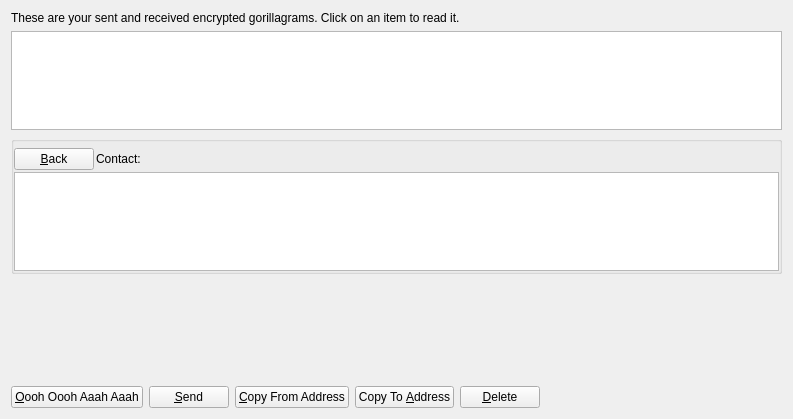
<?xml version="1.0" encoding="UTF-8"?>
<ui version="4.0">
 <class>MessagePage</class>
 <widget class="QWidget" name="MessagePage">
  <property name="geometry">
   <rect>
    <x>0</x>
    <y>0</y>
    <width>793</width>
    <height>419</height>
   </rect>
  </property>
  <property name="windowTitle">
   <string>Address Book</string>
  </property>
  <layout class="QVBoxLayout" name="verticalLayout_2">
   <item>
    <widget class="QLabel" name="labelExplanation">
     <property name="text">
      <string>These are your sent and received encrypted gorillagrams. Click on an item to read it.</string>
     </property>
     <property name="textFormat">
      <enum>Qt::PlainText</enum>
     </property>
     <property name="wordWrap">
      <bool>true</bool>
     </property>
    </widget>
   </item>
   <item>
    <widget class="QTableView" name="tableView">
     <property name="contextMenuPolicy">
      <enum>Qt::CustomContextMenu</enum>
     </property>
     <property name="toolTip">
      <string>Click on a gorillagram to view it</string>
     </property>
     <property name="tabKeyNavigation">
      <bool>false</bool>
     </property>
     <property name="alternatingRowColors">
      <bool>true</bool>
     </property>
     <property name="selectionMode">
      <enum>QAbstractItemView::SingleSelection</enum>
     </property>
     <property name="selectionBehavior">
      <enum>QAbstractItemView::SelectRows</enum>
     </property>
     <property name="sortingEnabled">
      <bool>true</bool>
     </property>
     <attribute name="verticalHeaderVisible">
      <bool>false</bool>
     </attribute>
    </widget>
   </item>
   <item>
    <layout class="QVBoxLayout" name="verticalLayout">
     <item>
      <widget class="QGroupBox" name="messageDetails">
       <property name="title">
        <string/>
       </property>
       <layout class="QVBoxLayout" name="verticalLayout_4">
        <property name="spacing">
         <number>2</number>
        </property>
        <property name="leftMargin">
         <number>0</number>
        </property>
        <property name="topMargin">
         <number>6</number>
        </property>
        <property name="rightMargin">
         <number>0</number>
        </property>
        <property name="bottomMargin">
         <number>0</number>
        </property>
        <item>
         <layout class="QHBoxLayout" name="horizontalLayout_3">
          <item>
           <widget class="QPushButton" name="backButton">
            <property name="text">
             <string>&amp;Back</string>
            </property>
            <property name="icon">
             <iconset resource="../bitcoin.qrc">
              <normaloff>:/icons/quit</normaloff>:/icons/quit</iconset>
            </property>
           </widget>
          </item>
          <item>
           <widget class="QLabel" name="labelContact">
            <property name="text">
             <string>Contact:</string>
            </property>
           </widget>
          </item>
          <item>
           <widget class="QLabel" name="contactLabel">
            <property name="text">
             <string/>
            </property>
           </widget>
          </item>
          <item>
           <spacer name="horizontalSpacer_3">
            <property name="orientation">
             <enum>Qt::Horizontal</enum>
            </property>
            <property name="sizeHint" stdset="0">
             <size>
              <width>40</width>
              <height>20</height>
             </size>
            </property>
           </spacer>
          </item>
         </layout>
        </item>
        <item>
         <widget class="QListView" name="listConversation">
          <property name="styleSheet">
           <string notr="true">#listConversation { color: #000000; }</string>
          </property>
         </widget>
        </item>
        <item>
         <layout class="QVBoxLayout" name="verticalLayout_3"/>
        </item>
       </layout>
      </widget>
     </item>
     <item>
      <widget class="MRichTextEdit" name="messageEdit" native="true">
       <property name="minimumSize">
        <size>
         <width>0</width>
         <height>100</height>
        </size>
       </property>
      </widget>
     </item>
     <item>
      <layout class="QHBoxLayout" name="horizontalLayout">
       <item>
        <widget class="QPushButton" name="newButton">
         <property name="text">
          <string>&amp;Oooh Oooh Aaah Aaah</string>
         </property>
         <property name="icon">
          <iconset resource="../bitcoin.qrc">
           <normaloff>:/icons/add</normaloff>:/icons/add</iconset>
         </property>
        </widget>
       </item>
       <item>
        <widget class="QPushButton" name="sendButton">
         <property name="toolTip">
          <string>Sign a message to prove you own a GorillaBucks address</string>
         </property>
         <property name="text">
          <string>&amp;Send</string>
         </property>
         <property name="icon">
          <iconset resource="../bitcoin.qrc">
           <normaloff>:/icons/send</normaloff>:/icons/send</iconset>
         </property>
        </widget>
       </item>
       <item>
        <widget class="QPushButton" name="copyFromAddressButton">
         <property name="toolTip">
          <string>Copy the currently selected address to the system clipboard</string>
         </property>
         <property name="text">
          <string>&amp;Copy From Address</string>
         </property>
         <property name="icon">
          <iconset resource="../bitcoin.qrc">
           <normaloff>:/icons/editcopy</normaloff>:/icons/editcopy</iconset>
         </property>
        </widget>
       </item>
       <item>
        <widget class="QPushButton" name="copyToAddressButton">
         <property name="toolTip">
          <string>Copy the currently selected address to the system clipboard</string>
         </property>
         <property name="text">
          <string>Copy To &amp;Address</string>
         </property>
         <property name="icon">
          <iconset resource="../bitcoin.qrc">
           <normaloff>:/icons/editcopy</normaloff>:/icons/editcopy</iconset>
         </property>
        </widget>
       </item>
       <item>
        <widget class="QPushButton" name="deleteButton">
         <property name="toolTip">
          <string>Delete the currently selected address from the list</string>
         </property>
         <property name="text">
          <string>&amp;Delete</string>
         </property>
         <property name="icon">
          <iconset resource="../bitcoin.qrc">
           <normaloff>:/icons/remove</normaloff>:/icons/remove</iconset>
         </property>
        </widget>
       </item>
       <item>
        <spacer name="horizontalSpacer">
         <property name="orientation">
          <enum>Qt::Horizontal</enum>
         </property>
         <property name="sizeHint" stdset="0">
          <size>
           <width>40</width>
           <height>20</height>
          </size>
         </property>
        </spacer>
       </item>
      </layout>
     </item>
    </layout>
   </item>
  </layout>
 </widget>
 <customwidgets>
  <customwidget>
   <class>MRichTextEdit</class>
   <extends>QWidget</extends>
   <header>mrichtextedit.h</header>
   <container>1</container>
  </customwidget>
 </customwidgets>
 <resources>
  <include location="../bitcoin.qrc"/>
 </resources>
 <connections/>
</ui>
